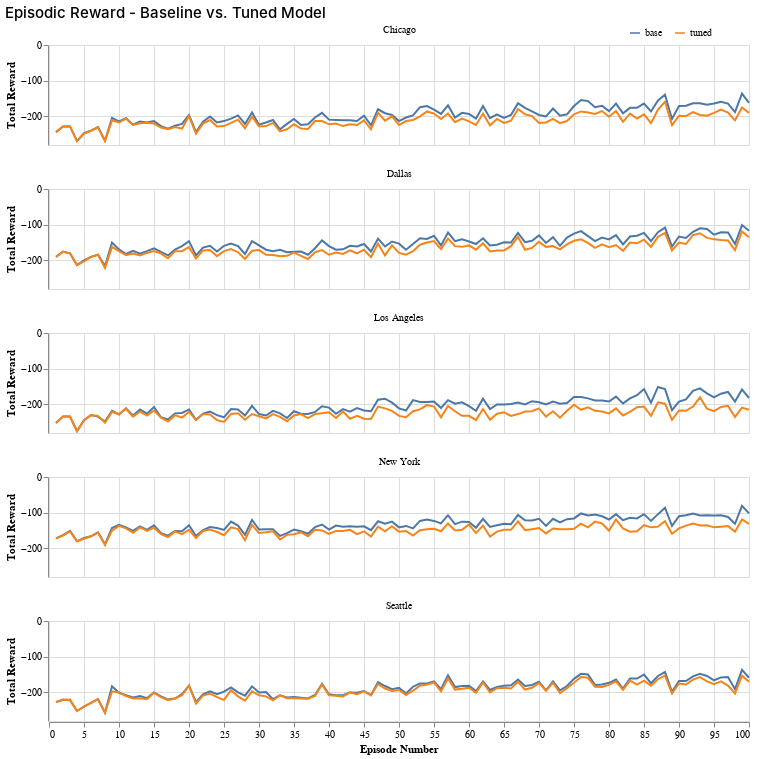

The code cell stored with this chart in its notebook:
### Code cell
# create viz
reward_conv = alt.Chart(result_df).mark_line().encode( 
  x = alt.X('episode').title('Episode Number'), 
  y = alt.Y('results').title('Total Reward'),
  color = alt.Color('model_type', legend = alt.Legend(
    orient = 'none', legendX = 580, legendY = -18, direction = 'horizontal')).title(None)
).properties(width = 700, height = 100).facet( 
  alt.Facet('city:N', title = None), 
  columns = 1
).properties(title = 'Episodic Reward - Baseline vs. Tuned Model')

reward_conv.configure_title(
  fontSize = 15,
  anchor = 'start',
  fontWeight = 500)

### Figure 1 — Vega-Lite specification as saved in the notebook (floating-point values rounded to 4 significant figures; data arrays with more than 128 entries replaced by an {"elided": "..."} marker saying what was removed)
{"config": {"view": {"continuousWidth": 300, "continuousHeight": 300}, "title": {"anchor": "start", "fontSize": 15, "fontWeight": 500}}, "data": {"name": "data-c207a6ef6d05853d4ab2d07c639dce74"}, "facet": {"field": "city", "title": null, "type": "nominal"}, "spec": {"mark": {"type": "line"}, "encoding": {"color": {"field": "model_type", "legend": {"direction": "horizontal", "legendX": 580, "legendY": -18, "orient": "none"}, "title": null, "type": "nominal"}, "x": {"field": "episode", "title": "Episode Number", "type": "quantitative"}, "y": {"field": "results", "title": "Total Reward", "type": "quantitative"}}, "height": 100, "width": 700}, "columns": 1, "title": "Episodic Reward - Baseline vs. Tuned Model", "$schema": "https://vega.github.io/schema/vega-lite/v5.20.1.json", "datasets": {"data-c207a6ef6d05853d4ab2d07c639dce74": {"elided": "1000 records"}}}
